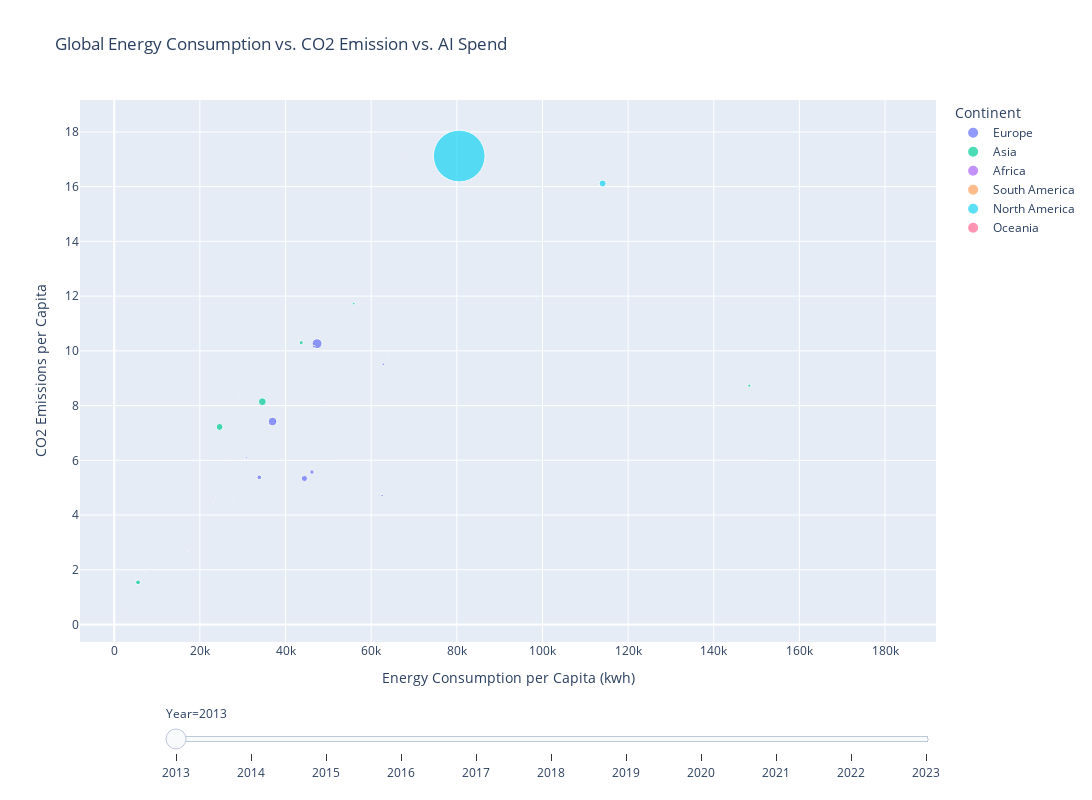

This figure's notebook cell:
### Code cell
fig = px.scatter(investment_energy_df_plot, x="Energy Consumption per Capita (kwh)", y="CO2 Emissions per Capita", 
                 animation_frame="Year", animation_group="Entity", title = "Global Energy Consumption vs. CO2 Emission vs. AI Spend",
                 size="AI Private Investment", color="Continent", hover_name="Entity",
                 size_max=200, height = 800, width = 1100)

fig.update_traces(textposition='top center')

fig["layout"].pop("updatemenus") # optional, drop animation buttons

# fig.write_html("energy_emission_ai.html", full_html = True)

fig.show()

### Figure 1 — Plotly figure (JSON) as saved in the notebook; plotly's stock layout.template omitted (floating-point values rounded to 4 significant figures)
{"data": [{"hovertemplate": "<b>%{hovertext}</b><br><br>Continent=Europe<br>Year=2013<br>Energy Consumption per Capita (kwh)=%{x}<br>CO2 Emissions per Capita=%{y}<br>AI Private Investment=%{marker.size}<extra></extra>", "hovertext": ["Switzerland", "Sweden", "Italy", "Ireland", "Belgium", "Iceland", "Hungary", "Greece", "Germany", "France", "Finland", "Estonia", "Ukraine", "Denmark", "Czechia", "United Kingdom", "Latvia", "Spain", "Bulgaria", "Norway", "Netherlands", "Portugal", "Poland", "Russia", "Austria"], "ids": ["Switzerland", "Sweden", "Italy", "Ireland", "Belgium", "Iceland", "Hungary", "Greece", "Germany", "France", "Finland", "Estonia", "Ukraine", "Denmark", "Czechia", "United Kingdom", "Latvia", "Spain", "Bulgaria", "Norway", "Netherlands", "Portugal", "Poland", "Russia", "Austria"], "legendgroup": "Europe", "marker": {"color": "#636efa", "size": [112827926, 18610792, 15121268, 2326349, 8142221, 1163174, 0, 0, 289630449, 56995550, 18610792, 0, 0, 18610792, 20937141, 218676805, 0, 65137772, 1163174, 3489523, 10468570, 3489523, 2326349, 1163174, 3489523], "sizemode": "area", "sizeref": 5922325, "symbol": "circle"}, "mode": "markers", "name": "Europe", "orientation": "v", "showlegend": true, "textposition": "top center", "type": "scatter", "x": [44400.0, 62550.0, 30820.0, 35960.0, 63220.0, 181200.0, 24060.0, 30080.0, 47360.0, 46170.0, 62840.0, 58770.0, 30230.0, 37630.0, 46620.0, 36960.0, 21780.0, 33870.0, 26660.0, 103200.0, 63010.0, 27680.0, 29300.0, 55800.0, 48450.0], "xaxis": "x", "y": [5.336, 4.708, 6.092, 8.061, 9.208, 10.77, 4.397, 7.45, 10.26, 5.571, 9.509, 14.9, 6.449, 7.436, 10.15, 7.418, 3.661, 5.376, 5.881, 8.763, 9.71, 4.604, 8.414, 11.34, 7.99], "yaxis": "y"}, {"hovertemplate": "<b>%{hovertext}</b><br><br>Continent=Asia<br>Year=2013<br>Energy Consumption per Capita (kwh)=%{x}<br>CO2 Emissions per Capita=%{y}<br>AI Private Investment=%{marker.size}<extra></extra>", "hovertext": ["Japan", "Israel", "Indonesia", "India", "Taiwan", "Turkey", "China", "South Korea", "Singapore"], "ids": ["Japan", "Israel", "Indonesia", "India", "Taiwan", "Turkey", "China", "South Korea", "Singapore"], "legendgroup": "Asia", "marker": {"color": "#00cc96", "size": [47690154, 181455221, 2326349, 68627295, 19773966, 0, 140744114, 5815872, 27916188], "sizemode": "area", "sizeref": 5922325, "symbol": "circle"}, "mode": "markers", "name": "Asia", "orientation": "v", "showlegend": true, "textposition": "top center", "type": "scatter", "x": [43670.0, 34580.0, 7146.0, 5560.0, 55920.0, 18440.0, 24600.0, 64390.0, 148300.0], "xaxis": "x", "y": [10.3, 8.142, 1.911, 1.54, 11.73, 4.546, 7.22, 12.67, 8.727], "yaxis": "y"}, {"hovertemplate": "<b>%{hovertext}</b><br><br>Continent=Africa<br>Year=2013<br>Energy Consumption per Capita (kwh)=%{x}<br>CO2 Emissions per Capita=%{y}<br>AI Private Investment=%{marker.size}<extra></extra>", "hovertext": ["Ghana"], "ids": ["Ghana"], "legendgroup": "Africa", "marker": {"color": "#ab63fa", "size": [1163174], "sizemode": "area", "sizeref": 5922325, "symbol": "circle"}, "mode": "markers", "name": "Africa", "orientation": "v", "showlegend": true, "textposition": "top center", "type": "scatter", "x": [2699.0], "xaxis": "x", "y": [0.4603], "yaxis": "y"}, {"hovertemplate": "<b>%{hovertext}</b><br><br>Continent=South America<br>Year=2013<br>Energy Consumption per Capita (kwh)=%{x}<br>CO2 Emissions per Capita=%{y}<br>AI Private Investment=%{marker.size}<extra></extra>", "hovertext": ["Colombia", "Brazil", "Chile", "Argentina"], "ids": ["Colombia", "Brazil", "Chile", "Argentina"], "legendgroup": "South America", "marker": {"color": "#FFA15A", "size": [0, 2326349, 1163174, 1163174], "sizemode": "area", "sizeref": 5922325, "symbol": "circle"}, "mode": "markers", "name": "South America", "orientation": "v", "showlegend": true, "textposition": "top center", "type": "scatter", "x": [10490.0, 17220.0, 23630.0, 23150.0], "xaxis": "x", "y": [1.909, 2.683, 4.621, 4.451], "yaxis": "y"}, {"hovertemplate": "<b>%{hovertext}</b><br><br>Continent=North America<br>Year=2013<br>Energy Consumption per Capita (kwh)=%{x}<br>CO2 Emissions per Capita=%{y}<br>AI Private Investment=%{marker.size}<extra></extra>", "hovertext": ["United States", "Canada", "Mexico"], "ids": ["United States", "Canada", "Mexico"], "legendgroup": "North America", "marker": {"color": "#19d3f3", "size": [7932850061, 145396812, 1163174], "sizemode": "area", "sizeref": 5922325, "symbol": "circle"}, "mode": "markers", "name": "North America", "orientation": "v", "showlegend": true, "textposition": "top center", "type": "scatter", "x": [80560.0, 114100.0, 19120.0], "xaxis": "x", "y": [17.12, 16.12, 4.186], "yaxis": "y"}, {"hovertemplate": "<b>%{hovertext}</b><br><br>Continent=Oceania<br>Year=2013<br>Energy Consumption per Capita (kwh)=%{x}<br>CO2 Emissions per Capita=%{y}<br>AI Private Investment=%{marker.size}<extra></extra>", "hovertext": ["Australia"], "ids": ["Australia"], "legendgroup": "Oceania", "marker": {"color": "#FF6692", "size": [1163174], "sizemode": "area", "sizeref": 5922325, "symbol": "circle"}, "mode": "markers", "name": "Oceania", "orientation": "v", "showlegend": true, "textposition": "top center", "type": "scatter", "x": [67310.0], "xaxis": "x", "y": [17.17], "yaxis": "y"}], "layout": {"height": 800, "legend": {"itemsizing": "constant", "title": {"text": "Continent"}, "tracegroupgap": 0}, "sliders": [{"active": 0, "currentvalue": {"prefix": "Year="}, "len": 0.9, "pad": {"b": 10, "t": 60}, "steps": [{"args": [["2013"], {"frame": {"duration": 0, "redraw": false}, "fromcurrent": true, "mode": "immediate", "transition": {"duration": 0, "easing": "linear"}}], "label": "2013", "method": "animate"}, {"args": [["2014"], {"frame": {"duration": 0, "redraw": false}, "fromcurrent": true, "mode": "immediate", "transition": {"duration": 0, "easing": "linear"}}], "label": "2014", "method": "animate"}, {"args": [["2015"], {"frame": {"duration": 0, "redraw": false}, "fromcurrent": true, "mode": "immediate", "transition": {"duration": 0, "easing": "linear"}}], "label": "2015", "method": "animate"}, {"args": [["2016"], {"frame": {"duration": 0, "redraw": false}, "fromcurrent": true, "mode": "immediate", "transition": {"duration": 0, "easing": "linear"}}], "label": "2016", "method": "animate"}, {"args": [["2017"], {"frame": {"duration": 0, "redraw": false}, "fromcurrent": true, "mode": "immediate", "transition": {"duration": 0, "easing": "linear"}}], "label": "2017", "method": "animate"}, {"args": [["2018"], {"frame": {"duration": 0, "redraw": false}, "fromcurrent": true, "mode": "immediate", "transition": {"duration": 0, "easing": "linear"}}], "label": "2018", "method": "animate"}, {"args": [["2019"], {"frame": {"duration": 0, "redraw": false}, "fromcurrent": true, "mode": "immediate", "transition": {"duration": 0, "easing": "linear"}}], "label": "2019", "method": "animate"}, {"args": [["2020"], {"frame": {"duration": 0, "redraw": false}, "fromcurrent": true, "mode": "immediate", "transition": {"duration": 0, "easing": "linear"}}], "label": "2020", "method": "animate"}, {"args": [["2021"], {"frame": {"duration": 0, "redraw": false}, "fromcurrent": true, "mode": "immediate", "transition": {"duration": 0, "easing": "linear"}}], "label": "2021", "method": "animate"}, {"args": [["2022"], {"frame": {"duration": 0, "redraw": false}, "fromcurrent": true, "mode": "immediate", "transition": {"duration": 0, "easing": "linear"}}], "label": "2022", "method": "animate"}, {"args": [["2023"], {"frame": {"duration": 0, "redraw": false}, "fromcurrent": true, "mode": "immediate", "transition": {"duration": 0, "easing": "linear"}}], "label": "2023", "method": "animate"}], "x": 0.1, "xanchor": "left", "y": 0, "yanchor": "top"}], "title": {"text": "Global Energy Consumption vs. CO2 Emission vs. AI Spend"}, "width": 1100, "xaxis": {"anchor": "y", "autorange": true, "domain": [0, 1], "range": [-7996.0, 191900.0], "title": {"text": "Energy Consumption per Capita (kwh)"}, "type": "linear"}, "yaxis": {"anchor": "x", "autorange": true, "domain": [0, 1], "range": [-0.6383, 19.16], "title": {"text": "CO2 Emissions per Capita"}, "type": "linear"}}}
